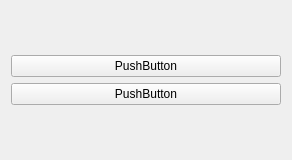
<?xml version="1.0" encoding="UTF-8"?>
<ui version="4.0">
 <class>Widget</class>
 <widget class="QWidget" name="Widget">
  <property name="geometry">
   <rect>
    <x>0</x>
    <y>0</y>
    <width>292</width>
    <height>160</height>
   </rect>
  </property>
  <property name="windowTitle">
   <string>Widget</string>
  </property>
  <layout class="QVBoxLayout" name="verticalLayout_2">
   <item>
    <layout class="QVBoxLayout" name="verticalLayout">
     <item>
      <widget class="QPushButton" name="pushButton">
       <property name="text">
        <string>PushButton</string>
       </property>
      </widget>
     </item>
     <item>
      <widget class="QPushButton" name="pushButton_2">
       <property name="text">
        <string>PushButton</string>
       </property>
      </widget>
     </item>
    </layout>
   </item>
  </layout>
 </widget>
 <resources/>
 <connections/>
</ui>
